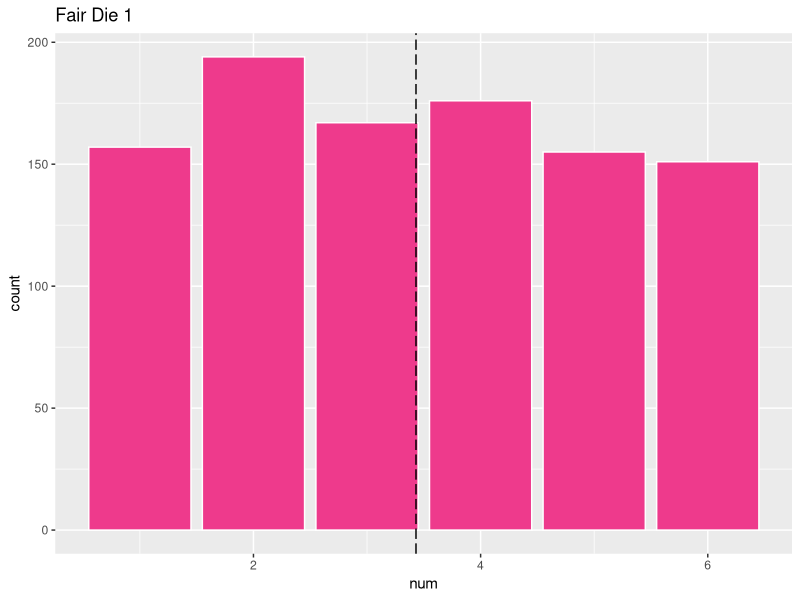
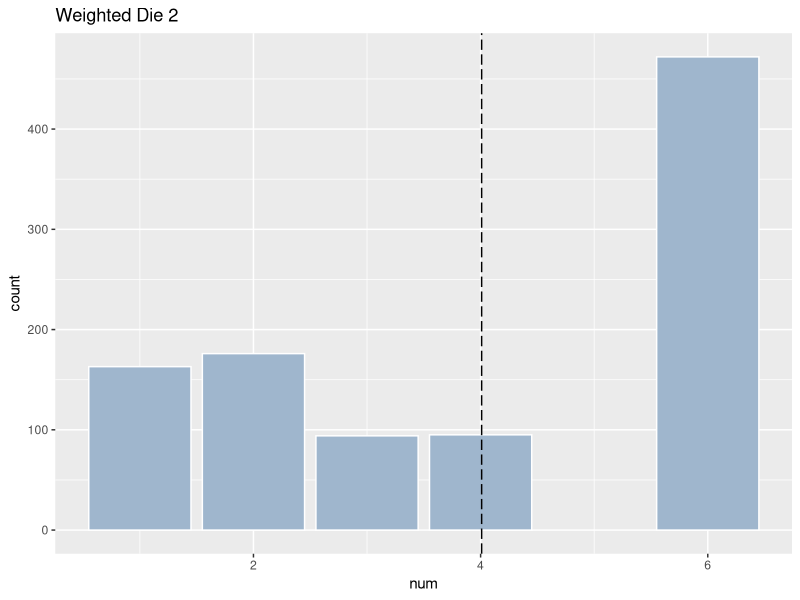
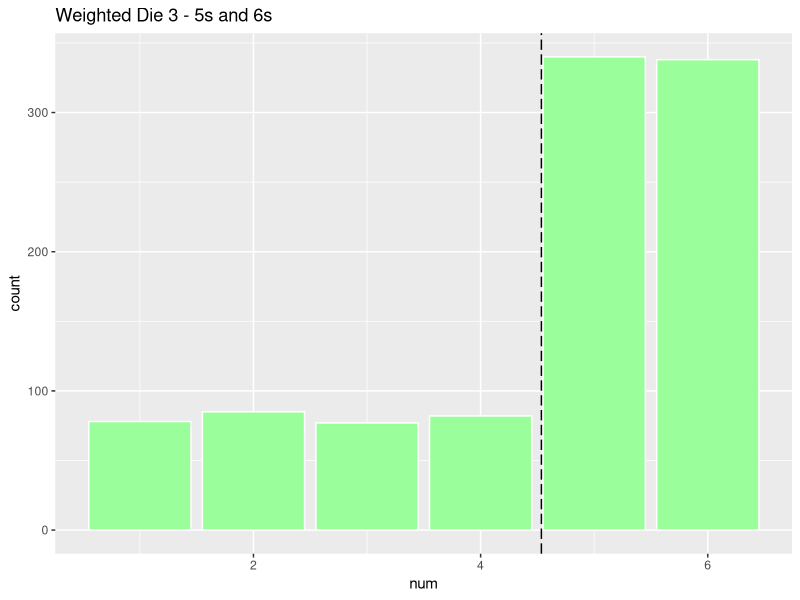

Write R code to recreate these figures, in order.
## ---- chunk 1
library(tidyverse)
## ---- chunk 2
deck <- tibble(
  card = rep(
    c("ace",
      "deuce",
      "three",
      "four",
      "five",
      "six",
      "seven",
      "eight",
      "nine",
      "ten",
      "jack",
      "queen",
      "king"
    ),4),
  suit =
    rep(c(
      "diamonds", 
      "hearts", 
      "clubs", 
      "spades"),
        each = 13),
  color = rep(c("red", 
                "black"),
              each = 26)
)

glimpse(deck)
## ---- chunk 3
pr_black <- deck |> 
  filter(color == "black") |> 
  nrow() / nrow(deck)

pr_ace <- deck %>% 
  filter(card == "ace") %>% 
  nrow()/nrow(deck)

pr_black_and_ace <- deck %>% 
  filter(card == "ace" & color == "black") %>% 
  nrow()/nrow(deck)

pr_black + pr_ace - pr_black_and_ace
## ---- chunk 4
pr_black * (1 - (pr_black))
## ---- chunk 5
pr_red <- deck |> 
  filter(color == "red") |> 
  nrow() / nrow(deck)


pr_black * pr_red

## ---- chunk 6
pr_king <- deck |> 
  filter(card == "king") |> 
  nrow() / nrow(deck)

pr_king + pr_ace
## ---- chunk 7
pr_ace^2
## ---- chunk 8
?sample_n()
## ---- chunk 9
hand_1 <- deck |> 
  sample_n(size = 5, replace = FALSE)

hand_1
## ---- chunk 10
possible_hands <- choose(k = 5, n= 52)
possible_hands
## ---- chunk 11
every_suit_hand <- (52/52) * (39/51) * (26/50) * (13/49) * (48/48)
every_suit_hand
## ---- chunk 12
no_ace_hand <- (48/52) * (47/51) * (46/50) * (45/49) * (44/48)

at_least_one_ace <- 1 - no_ace_hand
at_least_one_ace
## ---- chunk 13
df <- tibble(
  id   = 1:6,
  name = c('Alice', 'Bob', 'Charlie', 'Diane', 'Fred', 'Jenny')
)

df_pairs <- df %>% 
  rename(id1 = id, name1 = name) %>% 
  crossing(df %>% 
             select(id2 = id, name2 = name)) %>%
  filter(id1 < id2) %>%
  unite(id, id1, id2) %>%
  unite(name, name1, name2)

df_pairs
## ---- chunk 14
?crossing()
## ---- chunk 15
?unite()
## ---- chunk 16
cmtees <- choose(n = 6, k = 2)
cmtees
## ---- chunk 17
df2 <- tibble(
  id   = 1:6,
  name = c('Alice', 'Bob', 'Charlie', 'Diane', 'Fred', 'Jenny')
)

df_pairs_PVP <- df2 %>% 
  rename(id1 = id, name1 = name) %>% 
  crossing(df2 %>% 
             select(id2 = id, name2 = name)) %>%
  unite(id, id1, id2) %>%
  unite(name, name1, name2)

df_pairs_PVP
## ---- chunk 18
df2 <- tibble(
  id   = 1:6,
  name = c('Alice', 'Bob', 'Charlie', 'Diane', 'Fred', 'Jenny')
)

df_pairs_PVP <- df2 %>% 
  rename(id1 = id, name1 = name) %>% 
  crossing(df2 %>% 
             select(id2 = id, name2 = name)) %>%
  filter(id1 != id2) |> 
  unite(id, id1, id2) %>%
  unite(name, name1, name2)

df_pairs_PVP
## ---- chunk 19
VPP_combos <- factorial(6) / factorial(4)
VPP_combos
## ---- chunk 20
?sample()
## ---- chunk 21
values <- c(1,2,3,4,5,6)

probs_die_1 <- c(1/6,
      1/6,
      1/6,
      1/6,
      1/6,
      1/6)

probs_die_2 <- c(1/6,
      1/6,
      1/12,
      1/12,
      0/6,
      3/6)

probs_die_3 <- c(1/12,
      1/12,
      1/12,
      1/12,
      2/6,
      2/6)
## ---- chunk 22
sample_die_1 <- sample(x = values, size = 1000, replace = TRUE, prob = probs_die_1)
sample_die_1
## ---- chunk 23
d1 <- tibble(
    num = sample_die_1)

avg_die_1 <- mean(sample_die_1)
avg_die_1

ggplot(d1, mapping = aes(x = num)) +
  geom_bar(color = "white", fill = "violetred2") +
  labs(title = "Fair Die 1") +
  geom_vline(data = d1, aes(xintercept = mean(sample_die_1)), color = "black",linetype="longdash")

## ---- chunk 24
sample_die_2 <- sample(x = values, size = 1000, replace = TRUE, prob = probs_die_2)

d2 <- tibble(
    num = sample_die_2)

ggplot(d2, mapping = aes(x = num)) +
  geom_bar(color = "white", fill = "slategray3") +
  labs(title = "Weighted Die 2") +
  geom_vline(data = d2, aes(xintercept = mean(sample_die_2)), color = "black",linetype="longdash")


avg_die_2 <- mean(sample_die_2)
avg_die_2


## ---- chunk 25
sample_die_3 <- sample(x = values, size = 1000, replace = TRUE, prob = probs_die_3)

d3 <- tibble(
    num = sample_die_3)

ggplot(d3, mapping = aes(x = num)) +
  geom_bar(color = "white", fill = "palegreen1") +
  labs(title = "Weighted Die 3 - 5s and 6s") +
  geom_vline(data = d3, aes(xintercept = mean(sample_die_3)), color = "black",linetype="longdash")

avg_die_3 <- mean(sample_die_3)
avg_die_3
